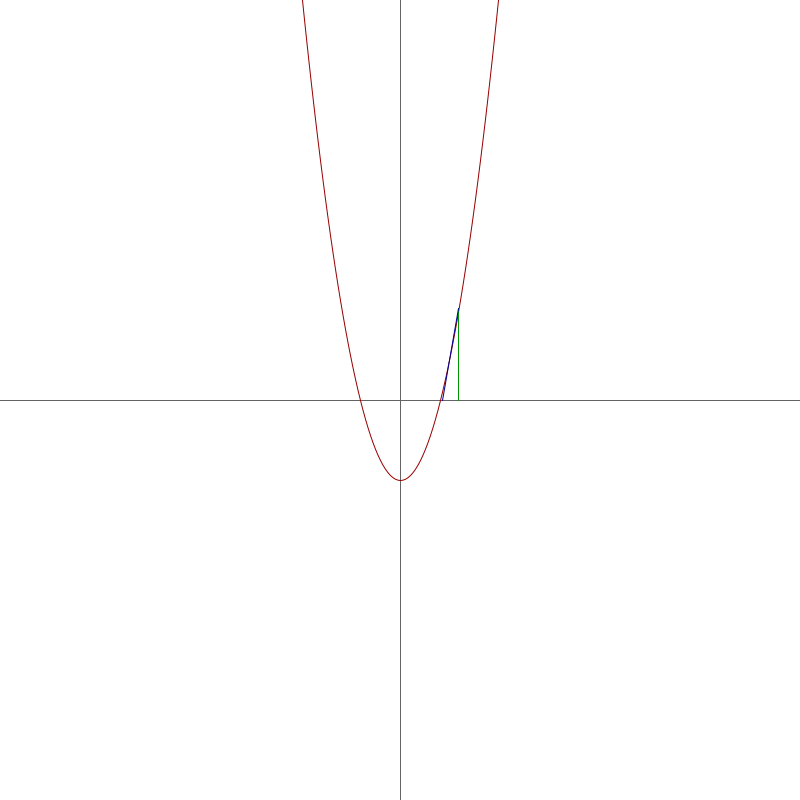
Frame 1 (no input)
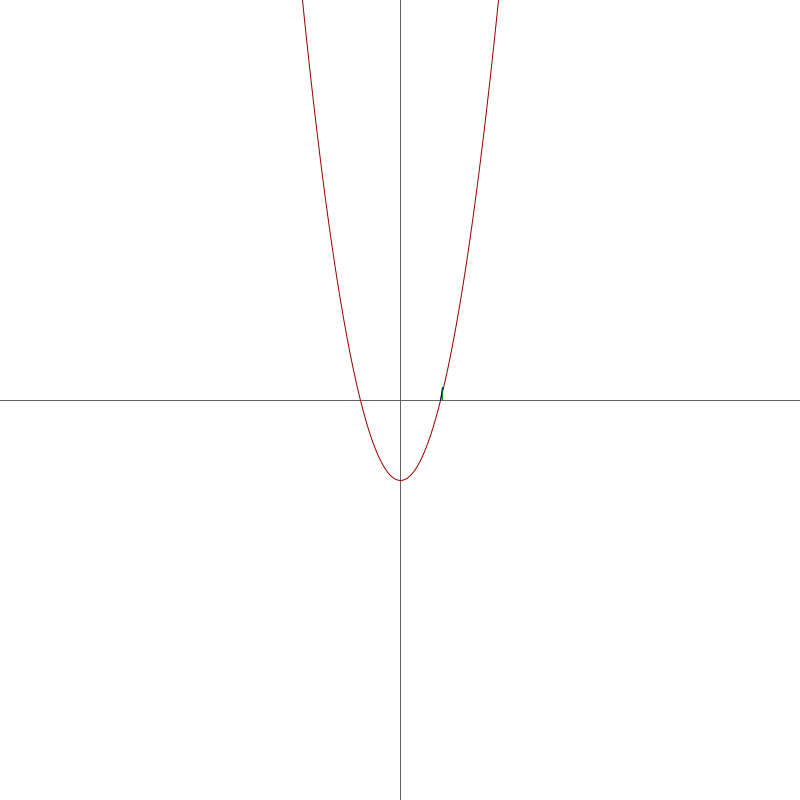
Frame 2 (the mouse pressed at the canvas centre, redrawn once)

The Processing sketch that drew these frames (run headless with seeded random() and noise(); the mouse was pressed at the canvas centre and the sketch redrawn once):

// Processing sketch: NewtonMethod
// ── NewtonMethod.pde
// x = sqrt(n)
//
// f(x)  = x^2 - n
// f'(x) = 2x 
//
// x_ = x - f(x) / f'(x)

float n = 4.0;
float factor = 20.0;
float x = random(-width / (factor / 2), width / (factor / 2));
float x_ = x;

float left, right, top, bottom;

void setup() {
    size(800, 800);
    pixelDensity(displayDensity());

    left = -width / 2;
    right = width / 2;
    top = height / 2;
    bottom = -height / 2;

    noLoop();
}

void draw() {
    background(255);

    translate(width / 2, height / 2);
    scale(factor);


    strokeWeight(1 / factor);
    stroke(100);

    drawCoord();

    // x^2 - n
    drawFunction();

    // line from x to f(x)
    stroke(0, 150, 0);
    line(x, 0, x, -f(x));

    x_ = x - f(x) / df(x);


    // line from f(x) to x_
    stroke(0, 0, 150);
    line(x, -f(x), x_, 0);

    x = x_;
    
    noLoop();
}

void keyPressed() {
    if (keyCode == ENTER) {
        x = random(-width / factor, width / factor);
        x_ = x;
        redraw();
    } else if (key == ' ') {
        loop();
    }
}

void drawCoord() {
    // x-cord
    line(left, 0, right, 0);

    // y-cord
    line(0, top, 0, bottom);
}

void drawFunction() {
    stroke(150, 0, 0);
    noFill();
    beginShape();
    for (float x = left; x <= right; x += 1) {
        curveVertex(x, -f(x));
    }
    endShape();
}

float f(float x) {
    return x * x - n;
}

float df(float x) {
    return 2 * x;
}
